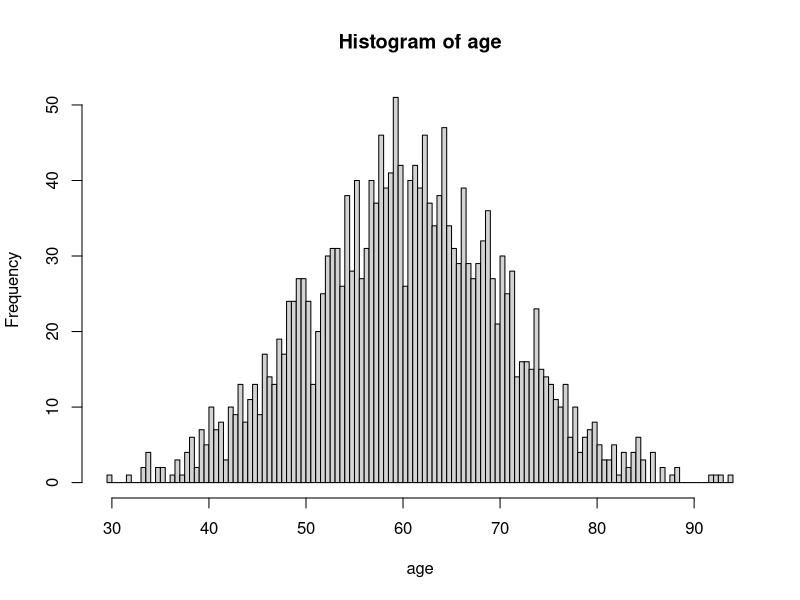
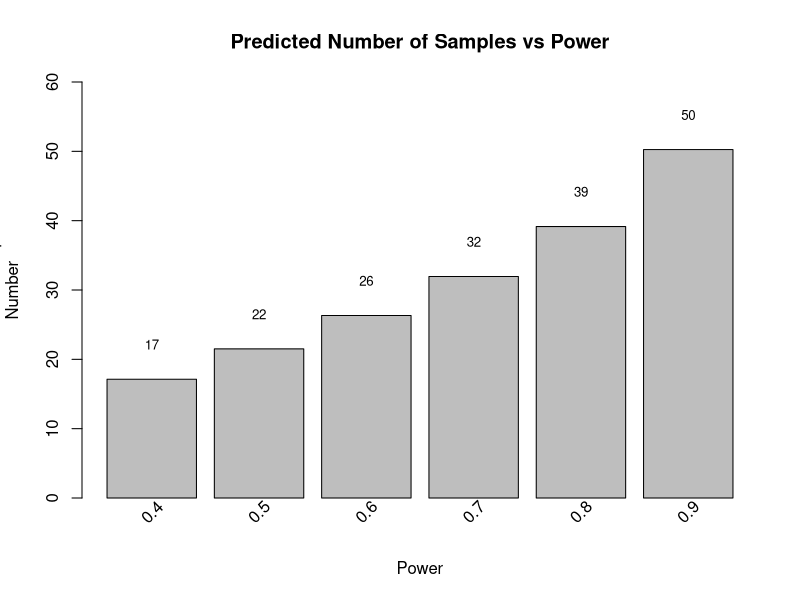

Write R code to recreate these figures, in order.
## ---- chunk 1
knitr::opts_chunk$set(message=FALSE,warning=FALSE, 
                      fig.height=10,fig.width = 12,
                      fig.fullwidth = TRUE,
                      echo=TRUE,tidy=TRUE)
## ---- chunk 2
set.seed(123)
age <- rnorm(2000, mean = 60, sd = 10)
## ---- chunk 3
hist(age,breaks=100)
sd(age)
## ---- chunk 4
set.seed(234)
gender <- c(rep("F",800),rep("M",1200))
gender <- sample(gender,2000, replace = FALSE)
## ---- chunk 5
table(gender)
head(gender,10)
tail(gender,10)
## ---- chunk 6
set.seed(345)
location <- c(rep("LocA",500),rep("LocB",1200), rep("LocC",300))
location <- sample(location, 2000, replace=FALSE)
## ---- chunk 7
table(location)
head(location,10)
tail(location,10)
## ---- chunk 8
set.seed(456)
caco <- c(rep("Cases",1000),rep("Controls",1000))
caco <- sample(caco,2000, replace = FALSE)
table(caco)
head(caco)
tail(caco)
## ---- chunk 9
studydata <- data.frame(age=age, gender=gender, location=location, caco=caco)
head(studydata)
head(table(studydata))
summary(studydata)
summary(studydata[which(studydata$caco=="Controls"),])
summary(studydata[which(studydata$caco=="Cases"),])
## ---- chunk 10
cases <- studydata[which(studydata$caco=="Cases"),]
controls <- studydata[which(studydata$caco=="Controls"),]

mysamples <- rbind(cases[sample(1:nrow(cases),500),], 
                   controls[sample(1:nrow(controls),500),])
dim(mysamples)
## ---- chunk 11
summary(mysamples)
summary(mysamples[which(mysamples$caco=="Controls"),])
summary(mysamples[which(mysamples$caco=="Cases"),])
## ---- chunk 12

t.test(mysamples[which(mysamples$caco=="Cases"), "age"],mysamples[which(mysamples$caco=="Controls"), "age"])

table(studydata$gender[which(studydata$caco=="Controls")])
table(studydata$gender[which(studydata$caco=="Cases")])

fisher.test(matrix(c(398,602,402,598),nrow=2))

table(studydata$location[which(studydata$caco=="Controls")])
table(studydata$location[which(studydata$caco=="Cases")])

mycontingency <- matrix(c(255,245,608,592,137,163),nrow=2)
colnames(mycontingency)=c("LocA","LocB","Loc")
rownames(mycontingency)=c("Controls","Cases")
mycontingency
fisher.test(mycontingency)
## ---- chunk 13
if (!require(pwr)) {
  install.packages("pwr")
  library(pwr)
}
## ---- chunk 14
pwr.anova.test(f = 0.25, k = 5, n = 40, sig.level=0.05, 
               power=NULL)
## ---- chunk 15
pwr.anova.test(f = 0.25, k = 5, n = NULL, sig.level=0.05, 
               power=0.95)
## ---- chunk 16
powers <- seq(0.4,0.9,0.1)
num <- c()
for (i in 1:length(powers)) {
  temp <- pwr.anova.test(f = 0.25, k = 5, n = NULL, sig.level=0.05, 
               power=powers[i])$n
  num <- c(num, temp)
}

b <- barplot(num, ylab="Predicted Sample\nNumber", 
             xlab="Power", ylim=c(0,60),
        main="Predicted Number of Samples vs Power")
text(b, -2, label=powers,srt=45,offset=0, 
     xpd=TRUE)
text(b, (num+5), label=round(num,0), xpd=TRUE,cex=0.8)
## ---- chunk 17
sessionInfo()
